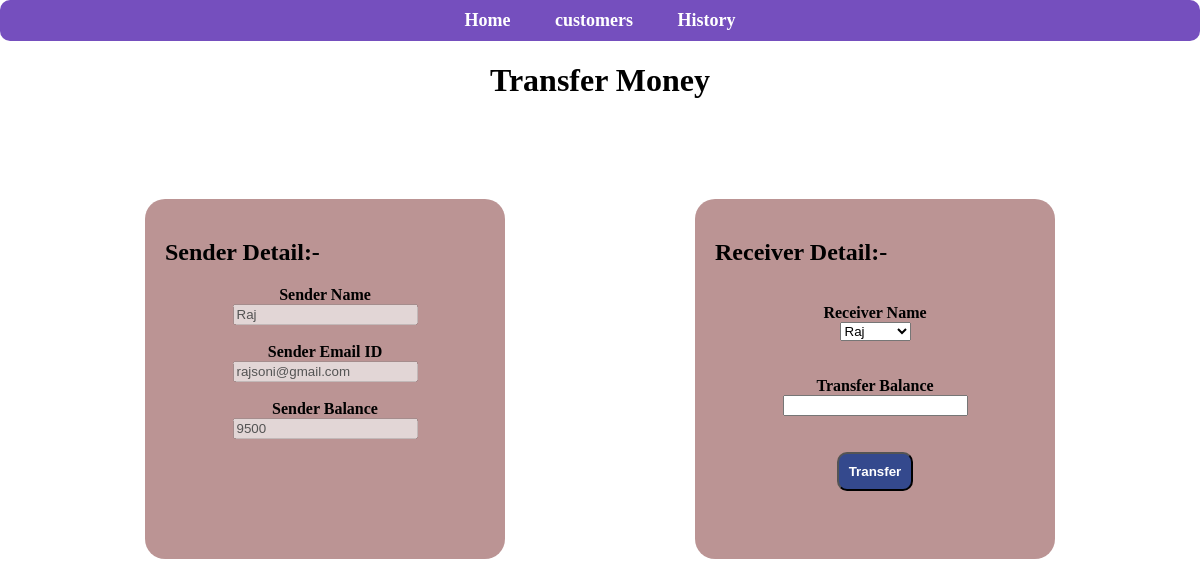
The app's page /transfer/1/ with its own data.
### bankapp/models.py (models this page shows, shortened)
class customer(models.Model):
    name=models.CharField(max_length=50)
    emailid=models.EmailField()
    balance=models.IntegerField(max_length=50)

### bankapp/views.py (the view, shortened to what this page needs)
# urls.py: path("transfer/<int:t_id>/",tran,name='transfer'),
def tran(request,t_id):
    error = False
    abc=customer.objects.get(id=t_id)
    abcd=customer.objects.all()
    d={
        "t":abc,
        "r":abcd,
        "error":error
    }
    return render(request,"transfer.html",d)

### bankapp/templates/transfer.html (shortened to what this page needs)
<!DOCTYPE html>
<html>
    <head>
        {% load static %}
        <link rel="stylesheet" href="{% static 'homedecor.css' %}"
    </head>
    <body>
        <nav>
            <center>
                <ul >
                    <li><a href='{% url "home" %}'>Home</a></li>
                    <li><a href="{% url 'cus' %}">customers</a></li>
                    <li><a href="{% url 'history' %}">History</a></li>
                </ul>
            </center>
        </nav>
        <center>
            <h1>Transfer Money</h1>
        </center>
      <form action="" method="POST" enctype="multipart/form-data">
        <div class="transfer-box">
            <div class="inner-box">
                  <h2>Sender Detail:-</h2>
                  <center>
                      <label><b>Sender Name</b></label>
                      <br>
                      <input type="text"  value="{{t.name}}" disabled name="sName" >
                      <br><br>
                      <label><b>Sender Email ID</b></label>
                      <br>
                      <input type="text" disabled value="{{t.emailid}}" name="sender Email ID">
                      <br><br>
                      <label><b>Sender Balance</b></label>
                      <br>
                      <input type="text"  value="{{t.balance}}" disabled name="sender Balance">
                      <br><br>
                  </center>
            </div>
            <div class="inner-box">
              <h2>Receiver Detail:-</h2>
                  <center>
                      <br>
                     <label><b>Receiver Name</b></label>
                      <br>
                      <select name="rname" >
                          {% for i in r %}
                                  <option value="{{i.id}}">{{i.name}}</option>
                          {% endfor %}
                      </select>
                      <br><br>
                      <br>
                      <label><b>Transfer Balance</b></label>
                      <br>
                      <input type="text" name="Balance">
                      <br><br><br>
                      <button class="trb" type="submit"> Transfer </button>
                  </center>
            </div>
        </div>
      </form>
    </body>
</html>

### bankapp/static/homedecor.css (style rules this page uses)
nav ul { background-color:rgba(56, 0, 161, 0.692); margin: 0px; padding:10px; border-radius: 10px; }
li { list-style:none; }
html body { margin:0px; }
nav li { display: inline; padding:20px; }
a { color:white; text-decoration: none; font-weight:bold; }
nav { text-align:center; font-weight:bold; font-size:18px; border: 10px; }
.transfer-box { display:flex; justify-content: space-around; flex-wrap: wrap; margin: 50px; }
.inner-box { padding: 20px; margin: 50px; height: 20em; width: 20em; background-color:rgba(129, 58, 58, 0.541); border-radius :20px; }
.trb { color:white; background-color:rgba(6, 48, 139, 0.74); cursor: pointer; border-radius:10px; padding:10px; font-weight: bold; }

### records on screen
customer: sName "Raj", emailid "rajsoni@gmail.com", balance "9500"

### other values on screen
form field rname "Raj"
